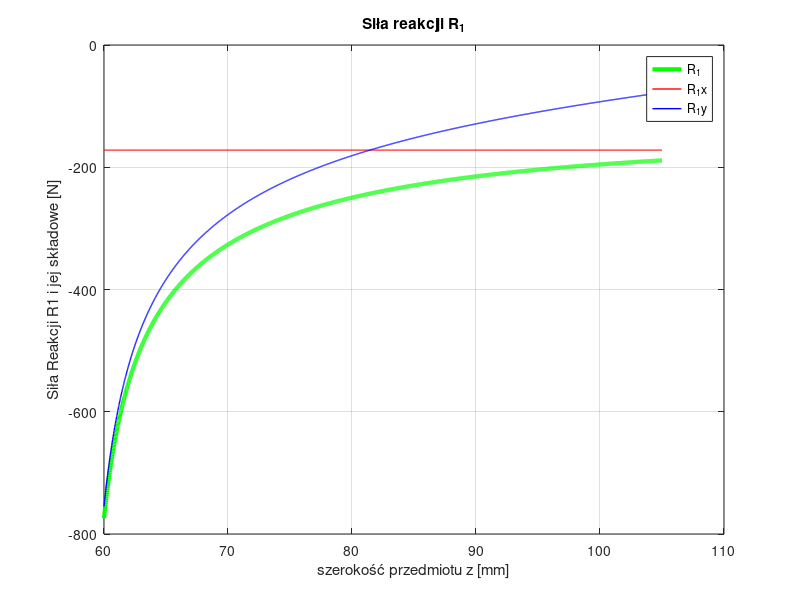
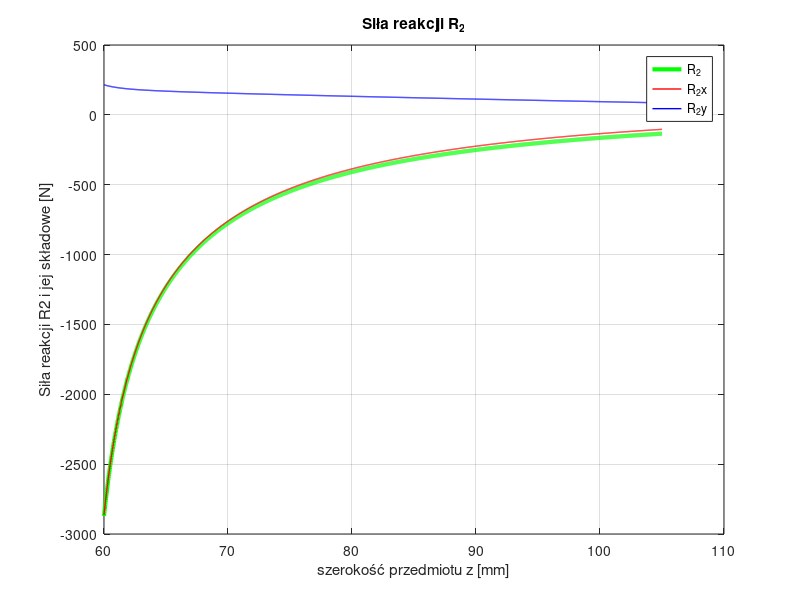
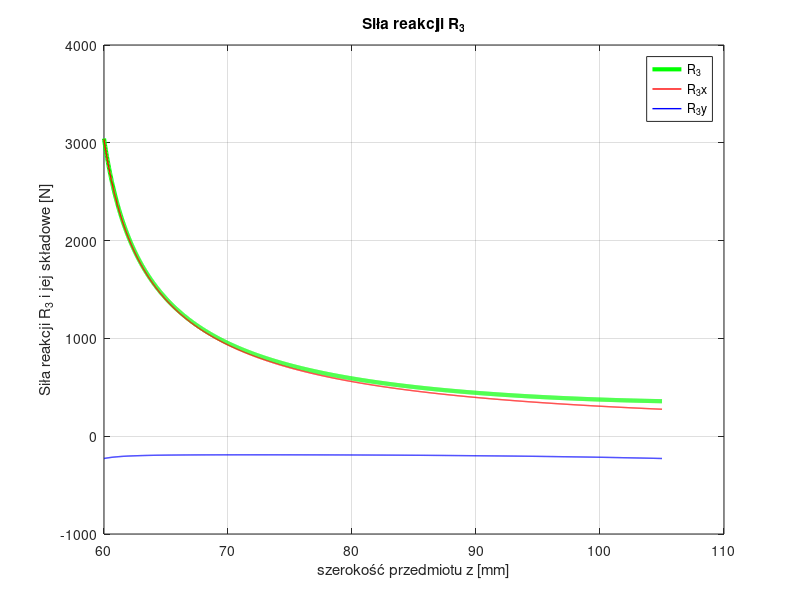
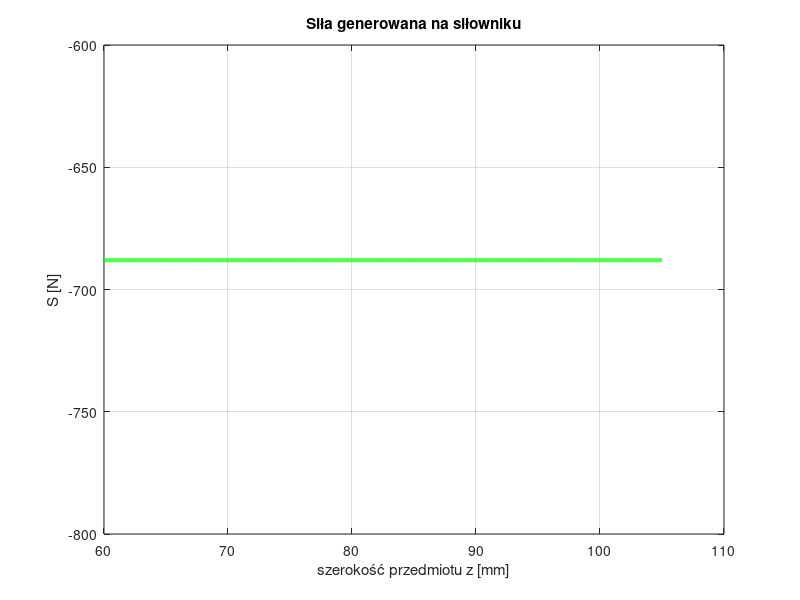

Here is the MATLAB script that generated these plots, in order:
clc; clear;
L=40;
z_plot=30:0.01:52.5; %%%%Zakres wymiarów chwytanego przedmiotu dzielony na 2
P_max=344;
a=15;
b=22;
d=79;
c=10;
m=8.0;

omega =[0 -1; 
        1 0];

vector_Pmax=[-P_max/2 0]';
vector_c=[0 10]';
vector_r3=[0 -(b-c)]';

z_plot=2*z_plot;
i=1;
for z=30.0:0.01:52.5
    
    rn=52.5+m;

    alfa(i) = asin((d-(z+c))/L);
    beta(i) = -asin(((z+c)-(a+b))/L);
    
    vector_rn=[rn 0]';
    
     b_vector=[0; 0; 0; -P_max/(2*cos(alfa(i)))];
     
     A=[cos(alfa(i)) cos(beta(i)) cos(beta(i)) 0;
        sin(alfa(i)) sin(beta(i)) sin(beta(i)) 1;
        (omega*vector_c)'*[cos(alfa(i)) sin(alfa(i))]' (omega*vector_r3)'*[cos(beta(i)) sin(beta(i))]' (omega*vector_rn)'*[cos(beta(i)) sin(beta(i))]' [omega*vector_rn]' *[0 1]';
        1 0 0 0];
     
     
     q=A\b_vector;
%###########################################################################################
%DANE DO WYKRESÓW
%###########################################################################################

%siły reakcji

     R_1(i)=q(1);
     R_2(i)=q(2);
     R_3(i)=q(3);
     N(i)=q(4);
     
     R_1x(i)=R_1(i)*cos(alfa(i));
     R_1y(i)=R_1(i)*sin(alfa(i));

     R_2x(i)=R_2(i)*cos(beta(i));
     R_2y(i)=R_2(i)*sin(beta(i));
     
     R_3x(i)=R_3(i)*cos(beta(i));
     R_3y(i)=R_3(i)*sin(beta(i));
    
    %siła na siłownik
    S(i)=2*R_1(i)*cos(alfa(i));


    i=i+1;
end




%###########################################################################################
%Reakcja R_1
%###########################################################################################
% 2. Tworzenie wykresu
figure; % Otwiera nowe okno wykresu
plot(z_plot, R_1, '-g', 'LineWidth', 3); 
hold on; 
plot(z_plot, R_1x, '-r', 'LineWidth', 1); 
hold on;
plot(z_plot, R_1y, '-b', 'LineWidth', 1);
hold off;

% 3. Dodanie opisu osi i tytułu
xlabel('szerokość przedmiotu z [mm]'); % Opis osi X
ylabel('Siła Reakcji R1 i jej składowe [N]'); % Opis osi Y
title('Siła reakcji R_1'); % Tytuł wykresu

% 4. Dodanie legendy
legend('R_1', 'R_1x', 'R_1y'); % Dodanie legendy w optymalnym miejscu

% 5. Dodanie siatki
grid on; % Włączenie siatki


%###########################################################################################
%Reakcja R_2
%###########################################################################################
% 2. Tworzenie wykresu
figure; % Otwiera nowe okno wykresu
plot(z_plot, R_2, '-g', 'LineWidth', 3); 
hold on; 
plot(z_plot, R_2x, '-r', 'LineWidth', 1); 
hold on; 
plot(z_plot, R_2y, '-b', 'LineWidth', 1);
hold off;

% 3. Dodanie opisu osi i tytułu
xlabel('szerokość przedmiotu z [mm]'); % Opis osi X
ylabel('Siła reakcji R2 i jej składowe [N]'); % Opis osi Y
title('Siła reakcji R_2'); % Tytuł wykresu

% 4. Dodanie legendy
legend('R_2', 'R_2x', 'R_2y'); % Dodanie legendy w optymalnym miejscu

% 5. Dodanie siatki
grid on; % Włączenie siatki


%###########################################################################################
%Reakcja R_3
%###########################################################################################
% 2. Tworzenie wykresu
figure; % Otwiera nowe okno wykresu
plot(z_plot, R_3, '-g', 'LineWidth', 3); 
hold on; 
plot(z_plot, R_3x, '-r', 'LineWidth', 1); 
hold on; 
plot(z_plot, R_3y, '-b', 'LineWidth', 1);
hold off;

% 3. Dodanie opisu osi i tytułu
xlabel('szerokość przedmiotu z [mm]'); % Opis osi X
ylabel('Siła reakcji R_3 i jej składowe [N]'); % Opis osi Y
title('Siła reakcji R_3'); % Tytuł wykresu

% 4. Dodanie legendy
legend('R_3', 'R_3x', 'R_3y'); % Dodanie legendy w optymalnym miejscu

% 5. Dodanie siatki
grid on; % Włączenie siatki

%###########################################################################################
%Siła do siłownika
%###########################################################################################
% 2. Tworzenie wykresu
figure; % Otwiera nowe okno wykresu
plot(z_plot, 2*S, '-g', 'LineWidth', 3);
hold off;

% 3. Dodanie opisu osi i tytułu
xlabel('szerokość przedmiotu z [mm]'); % Opis osi X
ylabel('S [N]'); % Opis osi Y
title('Siła generowana na siłowniku'); % Tytuł wykresu

% 4. Dodanie legendy
%legend('R_3', 'R_3x', 'R_3y'); % Dodanie legendy w optymalnym miejscu

% 5. Dodanie siatki
grid on; % Włączenie siatki


%###########################################################################################
%Siła nacisku
%###########################################################################################
% 2. Tworzenie wykresu
figure; % Otwiera nowe okno wykresu
plot(z_plot, N, '-g', 'LineWidth', 3);
hold off;

% 3. Dodanie opisu osi i tytułu
xlabel('szerokość przedmiotu z [mm]'); % Opis osi X
ylabel('N [N]'); % Opis osi Y
title('Siła nacisku na przedmiot'); % Tytuł wykresu

% 4. Dodanie legendy
%legend('R_3', 'R_3x', 'R_3y'); % Dodanie legendy w optymalnym miejscu

% 5. Dodanie siatki
grid on; % Włączenie siatki

%###########################################################################################
%MOMENT GNĄCY I SIŁA TNĄCA
%###########################################################################################
%materiał:  Stal S1100QL
display('Stal S1100QL')
E=2.1*10^(11)
v=0.3
d=6*10^(-3);
Z_g=1100*10^(6) %Wytrzymałość na zginanie w zakresie 1000-1200MPa ale przyjmuje najmniej korzystny scenariusz
k=1.5;
z_max=3*10^(-3);
I_y=(pi*d^(4))/64;


%Sworzeń 3
Rx_3=R_3(1)/2;
n=400;
x_3 = linspace(0, 58, n);

for i=1:n
    if x_3(i)<6
        Mg_x3(i)=0;
        T_x3(i)=0;
    end
    if x_3(i)>=6 && x_3(i)<17.5
        Mg_x3(i)=-Rx_3*(x_3(i)-6)*10^(-3);
        T_x3(i)=-Rx_3;
    end
    if x_3(i)>=17.5 && x_3(i)<40.5
        Mg_x3(i)=-Rx_3*(x_3(i)-6)*10^(-3)+Rx_3*(x_3(i)-17.5)*10^(-3);
        T_x3(i)=0;
    end
    if x_3(i)>=40.5 && x_3(i)<52
        Mg_x3(i)=-Rx_3*(x_3(i)-6)*10^(-3)+Rx_3*(x_3(i)-17.5)*10^(-3)+Rx_3*(x_3(i)-40.5)*10^(-3);
        T_x3(i)= Rx_3;
    end
    if x_3(i)>=52 && x_3(i)<=58
        Mg_x3(i)=-Rx_3*(x_3(i)-6)*10^(-3)+Rx_3*(x_3(i)-17.5)*10^(-3)+Rx_3*(x_3(i)-40.5)*10^(-3)-Rx_3*(x_3(i)-52)*10^(-3);
        T_x3(i)=0;
    end  
end

%n
%length(Mg_x3)
%length(T_x3)
    % 2. Tworzenie wykresu
figure; % Otwiera nowe okno wykresu
plot(x_3, Mg_x3, '-g', 'LineWidth', 3);
hold off;

% 3. Dodanie opisu osi i tytułu
xlabel('x [mm]'); % Opis osi X
ylabel('Mg [Nm]'); % Opis osi Y
title('Moment gnący w sworzniu nr. 3'); % Tytuł wykresu

% 5. Dodanie siatki
grid on; % Włączenie siatki

    % 2. Tworzenie wykresu
figure; % Otwiera nowe okno wykresu
plot(x_3, T_x3, '-g', 'LineWidth', 3);
hold off;

% 3. Dodanie opisu osi i tytułu
xlabel('x [mm]'); % Opis osi X
ylabel('T [N]'); % Opis osi Y
title('Siła tnąca w sworzniu nr. 3'); % Tytuł wykresu

% 5. Dodanie siatki
grid on; % Włączenie siatki

M=-17.4993;
T=-1521.68;

sigma=(32*M/(pi*(d^3)));
tau=16*T/(3*pi*d*d);

sigma_red=sqrt(0.5*sigma^2 + 3* tau^2);

sigma_max=k*sigma_red;

disp('#############################################');
disp('#############################################');
disp('Sworzeń 3');
disp('#############################################');
disp('sigma=')
disp(sigma)
disp('tau=')
disp(tau)
disp('sigma_red=')
disp(sigma_red)
disp('sigma_max=')
disp(sigma_max)
if((sigma_max)<Z_g)
    disp('Sworzeń 3 wytrzyma');
else 
    disp('Sworzeń 3 nie wytrzyma');
end
disp('#############################################');
disp('#############################################');
disp(' ');

%Sworzeń 2
R_x2=R_1(1)/2;
x_2 = linspace(0, 30, n);

for i=1:n
    if x_2(i)<5
        Mg_x2(i)=0;
        T_x2(i)=0;
    end
    if x_2(i)>=5 && x_2(i)<15
        Mg_x2(i)=R_x2*(x_2(i)-5)*10^(-3);
        T_x2(i)=R_x2;
    end
    if x_2(i)>=15 && x_2(i)<25
        Mg_x2(i)=R_x2*(x_2(i)-5)*10^(-3)-2*R_x2*(x_2(i)-15)*10^(-3);
        T_x2(i)=-R_x2;
    end
    if x_2(i)>=25 && x_2(i)<=30
        Mg_x2(i)=R_x2*(x_2(i)-5)*10^(-3)-2*R_x2*(x_2(i)-15)*10^(-3)+R_x2*(x_2(i)-25)*10^(-3);
        T_x2(i)=0;
    end

end

    % 2. Tworzenie wykresu
figure; % Otwiera nowe okno wykresu
plot(x_2, Mg_x2, '-g', 'LineWidth', 3);
hold off;

% 3. Dodanie opisu osi i tytułu
xlabel('x [mm]'); % Opis osi X
ylabel('Mg [Nm]'); % Opis osi Y
title('Moment gnący w sworzniu nr. 2'); % Tytuł wykresu

% 5. Dodanie siatki
grid on; % Włączenie siatki

    % 2. Tworzenie wykresu
figure; % Otwiera nowe okno wykresu
plot(x_2, T_x2, '-g', 'LineWidth', 3);
hold off;

% 3. Dodanie opisu osi i tytułu
xlabel('x [mm]'); % Opis osi X
ylabel('T [N]'); % Opis osi Y
title('Siła tnąca w sworzniu nr. 2'); % Tytuł wykresu

% 5. Dodanie siatki
grid on; % Włączenie siatki

M=-3.85575;
T=-387.03;

sigma=(32*M/(pi*(d^3)));
tau=16*T/(3*pi*d*d);

sigma_red=sqrt(0.5*sigma^2 + 3* tau^2);

sigma_max=k*sigma_red;

disp('#############################################');
disp('#############################################');
disp('Sworzeń 2');
disp('#############################################');
disp('sigma=')
disp(sigma)
disp('tau=')
disp(tau)
disp('sigma_red=')
disp(sigma_red)
disp('sigma_max=')
disp(sigma_max)
if((sigma_max)<Z_g)
    disp('Sworzeń 2 wytrzyma');
else 
    disp('Sworzeń 2 nie wytrzyma');
end
disp('#############################################');
disp('#############################################');
disp(' ');

%Sworzeń 4
R_x4=R_3(1)/2;
x_4 = linspace(0, 24, n);
R_R2=-R_x4*(12-6)/(23-12);
R_R1=R_x4-R_R2;
for i=1:n
    if x_4(i)<6
        Mg_x4(i)=0;
        T_x4(i)=0;
    end
    if x_4(i)>=6 && x_4(i)<12
        Mg_x4(i)=-R_x4*(x_4(i)-6)*10^(-3);
        T_x4(i)=-R_x4;
    end
    if x_4(i)>=12 && x_4(i)<=23
        Mg_x4(i)=-R_x4*(x_4(i)-6)*10^(-3)+R_R1*(x_4(i)-12)*10^(-3);
        T_x4(i)=-R_x4+R_R1;
    end
    if x_4(i)>=23 && x_4(i)<=24
        Mg_x4(i)=-R_x4*(x_4(i)-6)*10^(-3)+R_R1*(x_4(i)-12)*10^(-3)+R_R2*(x_4(i)-23)*10^(-3);
        T_x4(i)=0;
    end

end

    % 2. Tworzenie wykresu
figure; % Otwiera nowe okno wykresu
plot(x_4, Mg_x4, '-g', 'LineWidth', 3);
hold off;

% 3. Dodanie opisu osi i tytułu
xlabel('x [mm]'); % Opis osi X
ylabel('Mg [Nm]'); % Opis osi Y
title('Moment gnący w sworzniu nr. 4'); % Tytuł wykresu

% 5. Dodanie siatki
grid on; % Włączenie siatki

    % 2. Tworzenie wykresu
figure; % Otwiera nowe okno wykresu
plot(x_4, T_x4, '-g', 'LineWidth', 3);
hold off;

% 3. Dodanie opisu osi i tytułu
xlabel('x [mm]'); % Opis osi X
ylabel('T [N]'); % Opis osi Y
title('Siła tnąca w sworzniu nr. 4'); % Tytuł wykresu

% 5. Dodanie siatki
grid on; % Włączenie siatki

M=-9.10509;
T=-1521.68;

sigma=(32*M/(pi*(d^3)));
tau=16*T/(3*pi*d*d);

sigma_red=sqrt(0.5*sigma^2 + 3* tau^2);

sigma_max=k*sigma_red;

disp('#############################################');
disp('#############################################');
disp('Sworzeń 4');
disp('#############################################');
disp('sigma=')
disp(sigma)
disp('tau=')
disp(tau)
disp('sigma_red=')
disp(sigma_red)
disp('sigma_max=')
disp(sigma_max)
if((sigma_max)<Z_g)
    disp('Sworzeń 4 wytrzyma');
else 
    disp('Sworzeń 4 nie wytrzyma');
end
disp('#############################################');
disp('#############################################');
disp(' ');


%Sworzeń 5
R_x5=R_2(1)/2;
x_5 = linspace(0, 24, n);
R_R2=-R_x5*(12-6)/(23-12);
R_R1=R_x5-R_R2;
for i=1:n
    if x_5(i)<6
        Mg_x5(i)=0;
        T_x5(i)=0;
    end
    if x_5(i)>=6 && x_5(i)<12
        Mg_x5(i)=-R_x5*(x_5(i)-6)*10^(-3);
        T_x5(i)=-R_x5;
    end
    if x_5(i)>=12 && x_5(i)<=23
        Mg_x5(i)=-R_x5*(x_5(i)-6)*10^(-3)+R_R1*(x_5(i)-12)*10^(-3);
        T_x5(i)=-R_x5+R_R1;
    end
    if x_5(i)>=23 && x_5(i)<=24
        Mg_x5(i)=-R_x5*(x_5(i)-6)*10^(-3)+R_R1*(x_5(i)-12)*10^(-3)+R_R2*(x_5(i)-23)*10^(-3);
        T_x5(i)=0;
    end

end

    % 2. Tworzenie wykresu
figure; % Otwiera nowe okno wykresu
plot(x_5, Mg_x5, '-g', 'LineWidth', 3);
hold off;

% 3. Dodanie opisu osi i tytułu
xlabel('x [mm]'); % Opis osi X
ylabel('Mg [Nm]'); % Opis osi Y
title('Moment gnący w sworzniu nr. 5'); % Tytuł wykresu

% 5. Dodanie siatki
grid on; % Włączenie siatki

    % 2. Tworzenie wykresu
figure; % Otwiera nowe okno wykresu
plot(x_5, T_x5, '-g', 'LineWidth', 3);
hold off;

% 3. Dodanie opisu osi i tytułu
xlabel('x [mm]'); % Opis osi X
ylabel('T [N]'); % Opis osi Y
title('Siła tnąca w sworzniu nr. 5'); % Tytuł wykresu

% 5. Dodanie siatki
grid on; % Włączenie siatki

M=8.58905;
T=1435.43;

sigma=(32*M/(pi*(d^3)));
tau=16*T/(3*pi*d*d);

sigma_red=sqrt(0.5*sigma^2 + 3* tau^2);

sigma_max=k*sigma_red;
disp('#############################################');
disp('#############################################');
disp('Sworzeń 5');
disp('#############################################');
disp('sigma=')
disp(sigma)
disp('tau=')
disp(tau)
disp('sigma_red=')
disp(sigma_red)
disp('sigma_max=')
disp(sigma_max)
if((sigma_max)<Z_g)
    disp('Sworzeń 5 wytrzyma');
else 
    disp('Sworzeń 5 nie wytrzyma');
end
disp('#############################################');
disp('#############################################');
disp(' ');



%Sworzeń 1

%oś x

Rx_1=R_1x(1);
Rx_2=0.5*R_2x(1);
R_R2=(0.5*Rx_1*(29-12)-Rx_2*(12-6))/(23-12);
R_R1=Rx_2+0.5*Rx_1-R_R2;
n=1000;
z_1 = linspace(0, 58, n);

for i=1:n
    if z_1(i)<6
        Mgx_1(i)=0;
        Tx_1(i)=0;
    end
    if z_1(i)>=6 && z_1(i)<12;
        Mgx_1(i)=-Rx_2*(z_1(i)-6)*10^(-3);
        Tx_1(i)=-Rx_2;
    end
    if z_1(i)>=12 && z_1(i)<23;
        Mgx_1(i)=-Rx_2*(z_1(i)-6)*10^(-3)+R_R1*(z_1(i)-12)*10^(-3);
        Tx_1(i)=-Rx_2+R_R1;
    end
    if z_1(i)>=23 && z_1(i)<29
        Mgx_1(i)=-Rx_2*(z_1(i)-6)*10^(-3)+R_R1*(z_1(i)-12)*10^(-3)+R_R2*(z_1(i)-23)*10^(-3);
        Tx_1(i)=-Rx_2+R_R1+R_R2;
    end
    if z_1(i)>=29 && z_1(i)<35
        Mgx_1(i)=-Rx_2*(z_1(i)-6)*10^(-3)+R_R1*(z_1(i)-12)*10^(-3)+R_R2*(z_1(i)-23)*10^(-3)-Rx_1*(z_1(i)-29)*10^(-3);
        Tx_1(i)=-Rx_2+R_R1+R_R2-Rx_1;
    end
    if z_1(i)>=35 && z_1(i)<46
        Mgx_1(i)=-Rx_2*(z_1(i)-6)*10^(-3)+R_R1*(z_1(i)-12)*10^(-3)+R_R2*(z_1(i)-23)*10^(-3)-Rx_1*(z_1(i)-29)*10^(-3)+R_R2*(z_1(i)-35)*10^(-3);
        Tx_1(i)=-Rx_2+R_R1+R_R2-Rx_1+R_R2;
    end
    if z_1(i)>=46 && z_1(i)<=52
        Mgx_1(i)=-Rx_2*(z_1(i)-6)*10^(-3)+R_R1*(z_1(i)-12)*10^(-3)+R_R2*(z_1(i)-23)*10^(-3)-Rx_1*(z_1(i)-29)*10^(-3)+R_R2*(z_1(i)-35)*10^(-3)+R_R1*(z_1(i)-46)*10^(-3);
        Tx_1(i)=-Rx_2+R_R1+R_R2-Rx_1+R_R2+R_R1;
    end  
    if z_1(i)>=52 && z_1(i)<=58
        Mgx_1(i)=-Rx_2*(z_1(i)-6)*10^(-3)+R_R1*(z_1(i)-12)*10^(-3)+R_R2*(z_1(i)-23)*10^(-3)-Rx_1*(z_1(i)-29)*10^(-3)+R_R2*(z_1(i)-35)*10^(-3)+R_R1*(z_1(i)-46)*10^(-3)-Rx_2*(z_1(i)-52)*10^(-3);
        Tx_1(i)=-Rx_2+R_R1+R_R2-Rx_1+R_R2+R_R1-Rx_2;
    end  
end


%oś y
Ry_1=R_1y(1);
Ry_2=0.5*R_2y(1);
R_R2=(0.5*Ry_1*(29-12)-Ry_2*(12-6))/(23-12);
R_R1=Ry_2+0.5*Ry_1-R_R2;

for i=1:n
    if z_1(i)<6
        Mgy_1(i)=0;
        Ty_1(i)=0;
    end
    if z_1(i)>=6 && z_1(i)<12;
        Mgy_1(i)=-Ry_2*(z_1(i)-6)*10^(-3);
        Ty_1(i)=-Ry_2;
    end
    if z_1(i)>=12 && z_1(i)<23;
        Mgy_1(i)=-Ry_2*(z_1(i)-6)*10^(-3)+R_R1*(z_1(i)-12)*10^(-3);
        Ty_1(i)=-Ry_2+R_R1;
    end
    if z_1(i)>=23 && z_1(i)<29
        Mgy_1(i)=-Ry_2*(z_1(i)-6)*10^(-3)+R_R1*(z_1(i)-12)*10^(-3)+R_R2*(z_1(i)-23)*10^(-3);
        Ty_1(i)=-Ry_2+R_R1+R_R2;
    end
    if z_1(i)>=29 && z_1(i)<35
        Mgy_1(i)=-Ry_2*(z_1(i)-6)*10^(-3)+R_R1*(z_1(i)-12)*10^(-3)+R_R2*(z_1(i)-23)*10^(-3)-Ry_1*(z_1(i)-29)*10^(-3);
        Ty_1(i)=-Ry_2+R_R1+R_R2-Ry_1;
    end
    if z_1(i)>=35 && z_1(i)<46
        Mgy_1(i)=-Ry_2*(z_1(i)-6)*10^(-3)+R_R1*(z_1(i)-12)*10^(-3)+R_R2*(z_1(i)-23)*10^(-3)-Ry_1*(z_1(i)-29)*10^(-3)+R_R2*(z_1(i)-35)*10^(-3);
        Ty_1(i)=-Ry_2+R_R1+R_R2-Ry_1+R_R2;
    end
    if z_1(i)>=46 && z_1(i)<=52
        Mgy_1(i)=-Ry_2*(z_1(i)-6)*10^(-3)+R_R1*(z_1(i)-12)*10^(-3)+R_R2*(z_1(i)-23)*10^(-3)-Ry_1*(z_1(i)-29)*10^(-3)+R_R2*(z_1(i)-35)*10^(-3)+R_R1*(z_1(i)-46)*10^(-3);
        Ty_1(i)=-Ry_2+R_R1+R_R2-Ry_1+R_R2+R_R1;
    end  
    if z_1(i)>=52 && z_1(i)<=58
        Mgy_1(i)=-Ry_2*(z_1(i)-6)*10^(-3)+R_R1*(z_1(i)-12)*10^(-3)+R_R2*(z_1(i)-23)*10^(-3)-Ry_1*(z_1(i)-29)*10^(-3)+R_R2*(z_1(i)-35)*10^(-3)+R_R1*(z_1(i)-46)*10^(-3)-Ry_2*(z_1(i)-52)*10^(-3);
        Ty_1(i)=-Ry_2+R_R1+R_R2-Ry_1+R_R2+R_R1-Ry_2;
    end  
end


% 2. Tworzenie wykresu
figure; % Otwiera nowe okno wykresu
plot(z_1, Mgx_1, '-r', 'LineWidth', 1); 
hold off;

% 3. Dodanie opisu osi i tytułu
xlabel('z [mm]'); % Opis osi X
ylabel('Momenty gnące na poszczególnych osiach [Nm]'); % Opis osi Y
title('Wykres momentu gnącego na osi OX w sworzni nr. 1'); % Tytuł wykresu

% 4. Dodanie legendy
%legend('M_gx1', 'M_gy1'); % Dodanie legendy w optymalnym miejscu

% 5. Dodanie siatki
grid on; % Włączenie siatki

% 2. Tworzenie wykresu
figure; % Otwiera nowe okno wykresu
plot(z_1, Mgy_1, '-b', 'LineWidth', 1);
hold off;

% 3. Dodanie opisu osi i tytułu
xlabel('z [mm]'); % Opis osi X
ylabel('Mg  [Nm]'); % Opis osi Y
title('Wykres momentu gnącego na osi OY w sworzni nr. 1'); % Tytuł wykresu

% 4. Dodanie legendy
%legend('M_gx1', 'M_gy1'); % Dodanie legendy w optymalnym miejscu

% 5. Dodanie siatki
grid on; % Włączenie siatki

% 2. Tworzenie wykresu
figure; % Otwiera nowe okno wykresu
plot(z_1, Tx_1, '-r', 'LineWidth', 1); 
hold off;

% 3. Dodanie opisu osi i tytułu
xlabel('z [mm]'); % Opis osi X
ylabel('T [N]'); % Opis osi Y
title('Wykres siły tnącej na osi OX w sworzni nr. 1'); % Tytuł wykresu

% 4. Dodanie legendy
%legend('T_x1', 'T_y1'); % Dodanie legendy w optymalnym miejscu

% 5. Dodanie siatki
grid on; % Włączenie siatki

% 2. Tworzenie wykresu
figure; % Otwiera nowe okno wykresu
plot(z_1, Ty_1, '-b', 'LineWidth', 1);
hold off;

% 3. Dodanie opisu osi i tytułu
xlabel('z [mm]'); % Opis osi X
ylabel('T [N]'); % Opis osi Y
title('Wykres siły tnącej na osi OY w sworzni nr. 1'); % Tytuł wykresu

% 4. Dodanie legendy
%legend('T_x1', 'T_y1'); % Dodanie legendy w optymalnym miejscu

% 5. Dodanie siatki
grid on; % Włączenie siatki


%Wartości spisane ręcznie z wykresu w najbardziej wytężonym punkcie (17.5mm lub 40.5mm)
%Zaokrąglono wyniki do góry, aby naprężenia wyszły bardziej niekorzystne
Mx=8.57511;
My=-0.641178;
Tx=1431.39;
Ty=-107.657;

M=sqrt(Mx^2 + My^2);
T=sqrt(Tx^2 + Ty^2);

sigma=(32*M/(pi*(d^3)));
tau=16*T/(3*pi*d*d);

sigma_red=sqrt(0.5*sigma^2 + 3* tau^2);

sigma_max=k*sigma_red;
disp('#############################################');
disp('#############################################');
disp('Sworzeń 1');
disp('#############################################');
disp('Mg_1max=')
disp(M)
disp('T_1max')
disp(T)
disp('sigma=')
disp(sigma)
disp('tau=')
disp(tau)
disp('sigma_red=')
disp(sigma_red)
disp('sigma_max=')
disp(sigma_max)
if((sigma_max)<Z_g)
    disp('Sworzeń 1 wytrzyma');
else 
    disp('Sworzeń 1 nie wytrzyma');
end
disp('#############################################');
disp('#############################################');
disp(' ');

%############################################################################################
%Wytrzymałość Łożysk
%############################################################################################
disp(' ');
disp(' ');
disp(' ');
disp(' ');
disp(' ');
disp('#############################################');
disp('#############################################');
disp('Wytrzymałość łożysk');
disp('#############################################');
disp('#############################################');
disp(' ');
disp('Podane przez producenta maksymalne naprężenia powierzchniowe');
loz_sigma_max=80*10^(6)
disp('#############################################');
%łożysko GSM-0608-03
b1_3=3*10^(-3);
d1_3=6*10^(-3);
d2_3=8*10^(-3);
A_3=d2_3*b1_3

%łożysko GFM-0608-05
d1_5=6*10^(-3);
d2_5=8*10^(-3);
d3_5=12*10^(-3);
b1_5=5*10^(-3);
b2_5=1*10^(-3);
A_5=(b1_5-b2_5)*d2_5


%łącznik 1-2
disp('łącznik 1-2');
F=0.5*abs(R_1(1))
sigma=k*F/A_5
if sigma<loz_sigma_max
    disp("łożyska GFM-0608-05 wytrzymają");
end

disp(" ");
%łącznik 3-4
disp("####################################");
disp('łącznik 3-4');
F=0.25*abs(R_3(1))
sigma=k*F/A_5
if sigma<loz_sigma_max
    disp("łożyska GFM-0608-05 wytrzymają");
end

disp(" ");
%łącznik 1-5
disp("####################################");
disp('łącznik 1-5');
F=0.25*abs(R_2(1))
sigma=k*F/A_5
if sigma<loz_sigma_max
    disp("łożyska GFM-0608-05 wytrzymają");
end

disp(" ");
%rama
disp("####################################");
disp('rama');
F=0.25*abs(R_1(1))
sigma_5=k*F/A_5
if sigma_5<loz_sigma_max
    disp("łożyska GFM-0608-05 wytrzymają");
end
sigma_3=k*F/A_3
if sigma_3<loz_sigma_max
    disp("łożyska GSM-0608-03 wytrzymają");
end


disp(" ");
%palec sworzeń 1
disp("####################################");
disp('palec sworzeń 1');
F=0.25*norm(R_1(1)*[cos(alfa(1)) sin(alfa(i))]' + R_2(1)*[cos(beta(1)) sin(beta(i))]')

sigma_3=k*F/A_3
if sigma_3<loz_sigma_max
    disp("łożyska GSM-0608-03 wytrzymają");
end

disp(" ");
%palec sworzeń 3
disp("####################################");
disp('palec sworzeń 3');
F=0.25*abs(R_3(1))

sigma_5=k*F/A_5
if sigma_5<loz_sigma_max
    disp("łożyska GFM-0608-05 wytrzymają");
end
sigma_3=k*F/A_3
if sigma_3<loz_sigma_max
    disp("łożyska GSM-0608-03 wytrzymają");
end

disp(" ");
%ceownik sworzeń 4
disp("####################################");
disp('ceownik sworzeń 4');
F=0.25*abs(R_3(1))

sigma_5=k*F/A_5
if sigma_5<loz_sigma_max
    disp("łożyska GFM-0608-05 wytrzymają");
end
sigma_3=k*F/A_3
if sigma_3<loz_sigma_max
    disp("łożyska GSM-0608-03 wytrzymają");
end

disp(" ");
%ceownik sworzeń 5
disp("####################################");
disp('ceownik sworzeń 5');
F=0.25*abs(R_2(1))

sigma_5=k*F/A_5
if sigma_5<loz_sigma_max
    disp("łożyska GFM-0608-05 wytrzymają");
end
sigma_3=k*F/A_3
if sigma_3<loz_sigma_max
    disp("łożyska GSM-0608-03 wytrzymają");
end
